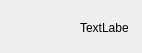
<?xml version="1.0" encoding="UTF-8"?>
<ui version="4.0">
 <class>ItemChat</class>
 <widget class="QWidget" name="ItemChat">
  <property name="geometry">
   <rect>
    <x>0</x>
    <y>0</y>
    <width>142</width>
    <height>53</height>
   </rect>
  </property>
  <property name="windowTitle">
   <string>Form</string>
  </property>
  <widget class="QLabel" name="label">
   <property name="geometry">
    <rect>
     <x>80</x>
     <y>20</y>
     <width>49</width>
     <height>16</height>
    </rect>
   </property>
   <property name="text">
    <string>TextLabel</string>
   </property>
  </widget>
 </widget>
 <resources/>
 <connections/>
</ui>
